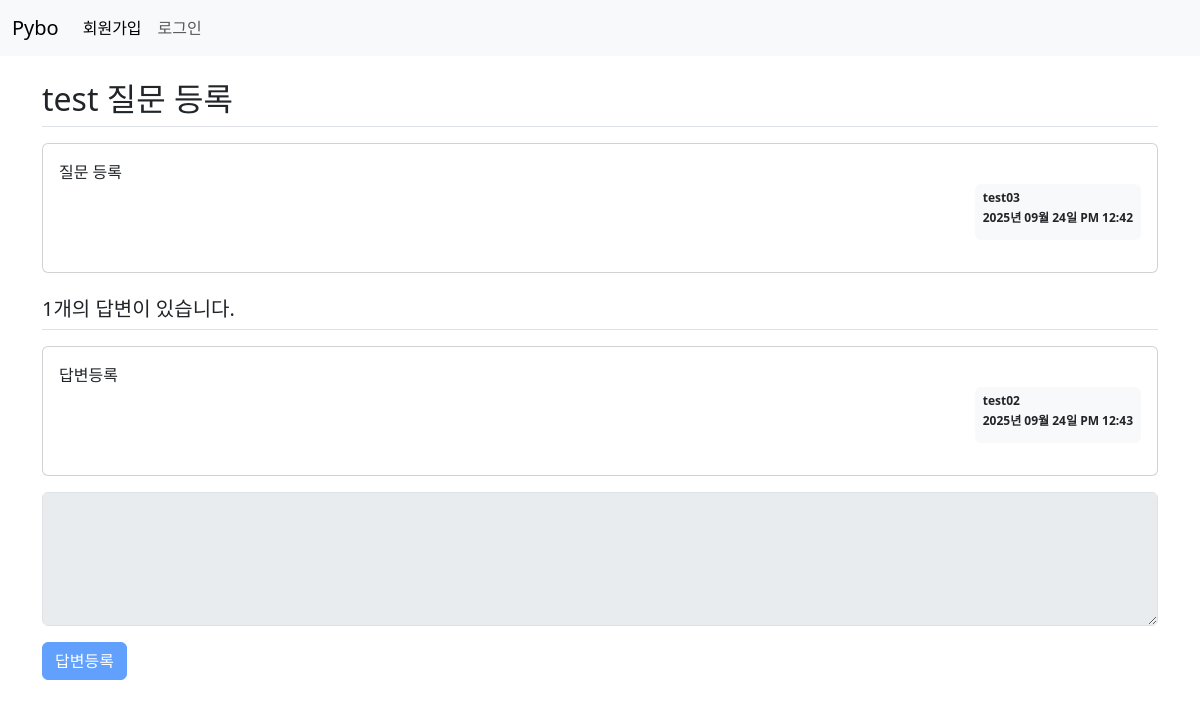
The app's page /question/detail/306, older data.
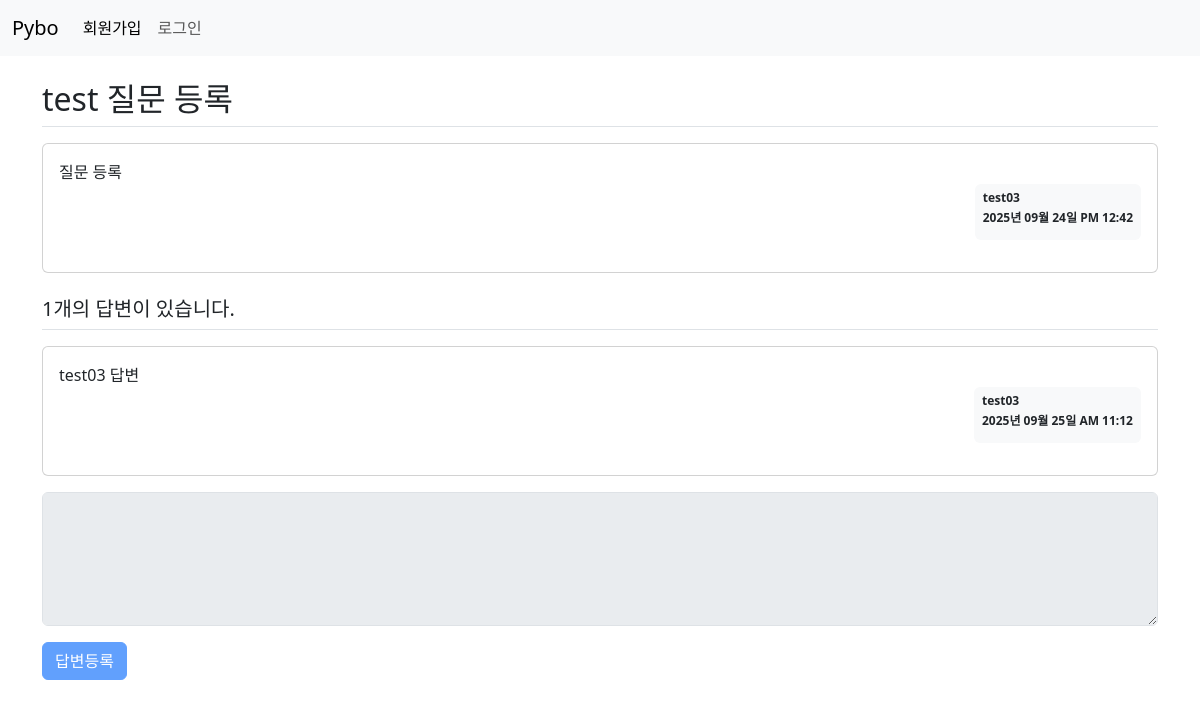
The same page, newer data.
### pybo/models.py (models this page shows)
class Question(db.Model):
    id = db.Column(db.Integer, primary_key=True)
    subject = db.Column(db.String(200), nullable=False)
    content = db.Column(db.Text(), nullable=False)
    create_date = db.Column(db.DateTime(), nullable=False)
    user_id = db.Column(db.Integer, db.ForeignKey('user.id', ondelete='CASCADE'),
                        nullable=False)
    user = db.relationship('User', backref=db.backref('question_set'))
    modify_date = db.Column(db.DateTime(), nullable=True)

class User(db.Model):
    id = db.Column(db.Integer, primary_key=True)
    username = db.Column(db.String(150), unique=True, nullable=False)
    password = db.Column(db.String(200), nullable=False)
    email = db.Column(db.String(120), unique=True, nullable=False)

class Answer(db.Model):
    id = db.Column(db.Integer, primary_key=True)
    question_id = db.Column(db.Integer, db.ForeignKey('question.id', ondelete='CASCADE'))
    question = db.relationship(Question, backref=db.backref('answer_set'))
    content = db.Column(db.Text(), nullable=False)
    create_date = db.Column(db.DateTime(), nullable=False)
    user_id = db.Column(db.Integer, db.ForeignKey('user.id', ondelete='CASCADE'),
                        nullable=False)
    user = db.relationship('User', backref=db.backref('answer_set'))
    modify_date = db.Column(db.DateTime(), nullable=True)

### pybo/views/question_views.py (the view)
@bp.route('/detail/<int:question_id>')
def detail(question_id):
    form = AnswerForm()  # 질문 상세 템플릿에 답변 폼 추가
    question = Question.query.get_or_404(question_id)
    return render_template('question/question_detail.html', question=question, form=form)

### pybo/forms.py
class AnswerForm(FlaskForm):
    content = TextAreaField('내용', validators=[DataRequired('내용은 필수입력 항목입니다.')])

### pybo/filter.py (called while the page is built)
def format_datetime(value, fmt='%Y년 %m월 %d일 %p %I:%M'):
    return value.strftime(fmt)

### pybo/views/auth_views.py (called while the page is built)
@bp.before_app_request
def load_logged_in_user():
    user_id = session.get('user_id')
    if user_id is None:
        g.user = None
    else:
        g.user = User.query.get(int(user_id))

### pybo/templates/question/question_detail.html (shortened to what this page needs)
{% extends 'base.html' %}
{% block content %}
<div class="container my-3">
    <h2 class="border-bottom py-2">{{ question.subject }}</h2>
    <div class="card my-3">
        <div class="card-body">
            <div class="card-text">
                {{ question.content }}
            </div>
            <div class="d-flex justify-content-end">
                <div class="badge bg-light text-dark p-2 text-start">
                    <p class="mb-2">{{ question.user.username }}</p>
                    <p class="mb-2">{{ question.create_date|datetime }}</p>
                </div>
            </div>
        </div>
    </div>
    <h5 class="border-bottom my-3 py-2">{{ question.answer_set|length }}개의 답변이 있습니다.</h5>
    {% for answer in question.answer_set %}
    <div class="card my-3">
        <div class="card-body">
            <div class="card-text">{{ answer.content }}</div>
            <div class="d-flex justify-content-end">
                <div class="badge bg-light text-dark p-2 text-start">
                    <p class="mb-2">{{ answer.user.username }}</p>
                    <p class="mb-2">{{ answer.create_date|datetime }}</p>
                </div>
            </div>
        </div>
    </div>
    {% endfor %}
    <form action="{{ url_for('answer.create', question_id=question.id) }}" method="post">
        <textarea class="form-control" name="content" id="content" rows="5"
            {% if not g.user %} disabled {% endif %}></textarea>
        <button type="submit" class="btn btn-primary mt-3"
            {% if not g.user %} disabled {% endif %}>답변등록</button>
    </form>
</div>
{% endblock %}

### pybo/templates/base.html (shortened to what this page needs)
<!DOCTYPE html>
<html lang="ko">
<head>
    <link rel="stylesheet" href="https://cdn.jsdelivr.net/npm/bootstrap@5.3.8/dist/css/bootstrap.min.css">
    <link rel="stylesheet" href="{{ url_for('static', filename='style.css') }}">
</head>
<body>
{% include 'navbar.html' %}
{% block content %}
{% endblock %}
</body>
</html>

### pybo/templates/navbar.html (shortened to what this page needs)
<nav class="navbar navbar-expand-sm bg-body-tertiary">
    <div class="container-fluid">
        <a class="navbar-brand" href="{{ url_for('main.index') }}">Pybo</a>
        <div class="collapse navbar-collapse" id="navbarTogglerDemo02">
            {% if g.user %}
            <ul class="navbar-nav me-auto mb-2 mb-lg-0">
                <li class="nav-item">
                    <a class="nav-link active" aria-current="page"
                       href="{{ url_for('auth.logout') }}">{{ g.user.username }} (로그아웃)</a>
                </li>
            </ul>
            {% else %}
            <ul class="navbar-nav me-auto mb-2 mb-lg-0">
                <li class="nav-item">
                    <a class="nav-link active" aria-current="page"
                       href="{{ url_for('auth.signup') }}">회원가입</a>
                </li>
                <li class="nav-item">
                    <a class="nav-link" href="{{ url_for('auth.login') }}">로그인</a>
                </li>
            </ul>
            {% endif %}
        </div>
    </div>
</nav>

### pybo/static/style.css (style rules this page uses)
textarea { width:100%; }
button[type='submit'] { margin-top: 10px; }

Row changes from the older to the newer data that the page shows:
removed Answer: content "답변등록", user.username "test02", create_date "2025년 09월 24일 PM 12:43"
added Answer: content "test03 답변", user.username "test03", create_date "2025년 09월 25일 AM 11:12"
